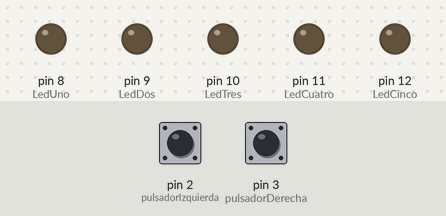
The sketch below on a simulated Arduino Uno, built with avr-gcc and run on an emulated ATmega328P. On the bench: output pins drawn as LEDs (lit = HIGH). Dashed ring = blinking. The test bench sets the inputs (shaded band); at power-on: pin 2 (pulsadorIzquierda) HIGH, pin 3 (pulsadorDerecha) HIGH.

Above: at 1.2 s.
1.3 s: pin 2 (pulsadorIzquierda) pulled LOW for 0.15 s
At 1.7 s:
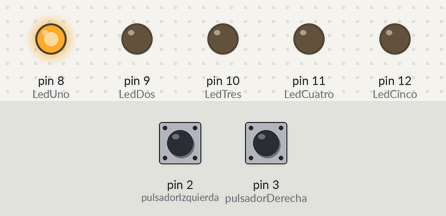
4.4 s: pin 3 (pulsadorDerecha) pulled LOW for 3.2 s
At 4.8 s:
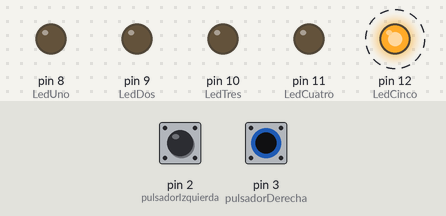
9.1 s: pin 3 (pulsadorDerecha) pulled LOW for 1 s
At 10.3 s:
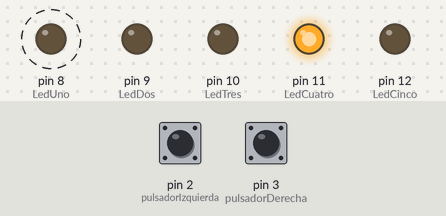
13.1 s: pin 3 (pulsadorDerecha) pulled LOW for 0.15 s
At 14.5 s:
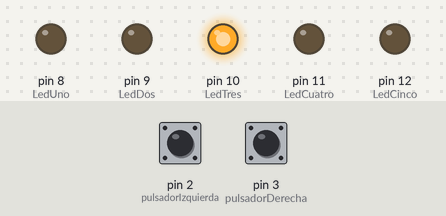
Timing chart, 0 to 17.1 s (numbered marks = the images above; inputs shaded):
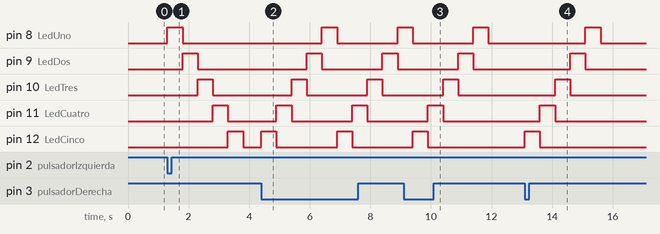

The sketch:

SecuenciaInversa.ino
```cpp
// Definición de los pines para los LEDs
int LedUno = 8;
int LedDos = 9;
int LedTres = 10;
int LedCuatro = 11;
int LedCinco = 12;

// Definición de los pines para los pulsadores
int pulsadorIzquierda = 2;  // Pin del pulsador que activa "izquierda"
int pulsadorDerecha = 3;    // Pin del pulsador que activa "derecha"

void setup() {
    // Configuramos los pines de los LEDs como salida
    pinMode(LedUno, OUTPUT);
    pinMode(LedDos, OUTPUT);
    pinMode(LedTres, OUTPUT);
    pinMode(LedCuatro, OUTPUT);
    pinMode(LedCinco, OUTPUT);

    // Configuramos los pines de los pulsadores como entrada con resistencia de pull-up
    pinMode(pulsadorIzquierda, INPUT_PULLUP);
    pinMode(pulsadorDerecha, INPUT_PULLUP);
}

void loop() {
    // Leer el estado de los pulsadores
    if (digitalRead(pulsadorIzquierda) == LOW) { // Si el pulsador de "izquierda" está presionado
        // Encender los LEDs de "izquierda"
        digitalWrite(LedUno, HIGH);          // Enciende LedUno
        delay(500);
        digitalWrite(LedUno, LOW);           // Apaga LedUno

        digitalWrite(LedDos, HIGH);          // Enciende LedDos
        delay(500);
        digitalWrite(LedDos, LOW);           // Apaga LedDos

        digitalWrite(LedTres, HIGH);         // Enciende LedTres
        delay(500);
        digitalWrite(LedTres, LOW);          // Apaga LedTres

        digitalWrite(LedCuatro, HIGH);       // Enciende LedCuatro
        delay(500);
        digitalWrite(LedCuatro, LOW);        // Apaga LedCuatro

        digitalWrite(LedCinco, HIGH);        // Enciende LedCinco
        delay(500);
        digitalWrite(LedCinco, LOW);         // Apaga LedCinco
        delay(500);


    }

    if (digitalRead(pulsadorDerecha) == LOW) { // Si el pulsador de "derecha" está presionado
        // Encender los LEDs de "derecha"
        digitalWrite(LedCinco, HIGH);        // Enciende LedCinco
        delay(500);
        digitalWrite(LedCinco, LOW);         // Apaga LedCinco

        digitalWrite(LedCuatro, HIGH);       // Enciende LedCuatro
        delay(500);
        digitalWrite(LedCuatro, LOW);        // Apaga LedCuatro

        digitalWrite(LedTres, HIGH);         // Enciende LedTres
        delay(500);
        digitalWrite(LedTres, LOW);          // Apaga LedTres

        digitalWrite(LedDos, HIGH);          // Enciende LedDos
        delay(500);
        digitalWrite(LedDos, LOW);           // Apaga LedDos

        digitalWrite(LedUno, HIGH);          // Enciende LedUno
        delay(500);
        digitalWrite(LedUno, LOW);           // Apaga LedUno

    }
}
```

Measured:
- after the input at 1.3 s, pin 8 (LedUno): LOW → HIGH at once, → LOW 0.50 s later; pin 9 (LedDos): LOW → HIGH after 0.50 s, → LOW 0.50 s later; pin 10 (LedTres): LOW → HIGH after 1.0 s, → LOW 0.50 s later; pin 11 (LedCuatro): LOW → HIGH after 1.5 s, → LOW 0.50 s later; pin 12 (LedCinco): LOW → HIGH after 2.0 s, → LOW 0.50 s later
- after the input at 4.4 s, pin 8 (LedUno): LOW → HIGH after 2.0 s, → LOW 0.50 s later, → HIGH 2.0 s later; pin 9 (LedDos): alternates HIGH for 0.50 s and LOW for 2.0 s, starting after 1.5 s
- after the input at 9.1 s, pin 9 (LedDos): LOW → HIGH after 1.8 s, → LOW 0.50 s later; pin 10 (LedTres): LOW → HIGH after 1.3 s, → LOW 0.50 s later; pin 11 (LedCuatro): LOW → HIGH after 0.80 s, → LOW 0.50 s later; pin 12 (LedCinco): LOW → HIGH after 0.30 s, → LOW 0.50 s later
- after the input at 13.1 s, pin 8 (LedUno): LOW → HIGH after 2.0 s, → LOW 0.50 s later; pin 9 (LedDos): LOW → HIGH after 1.5 s, → LOW 0.50 s later; pin 10 (LedTres): LOW → HIGH after 1.0 s, → LOW 0.50 s later; pin 11 (LedCuatro): LOW → HIGH after 0.50 s, → LOW 0.50 s later; pin 12 (LedCinco): LOW → HIGH at once, → LOW 0.50 s later
